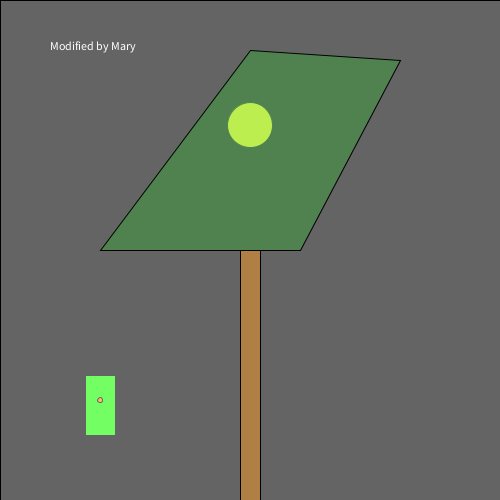
Frame 1 (no input)
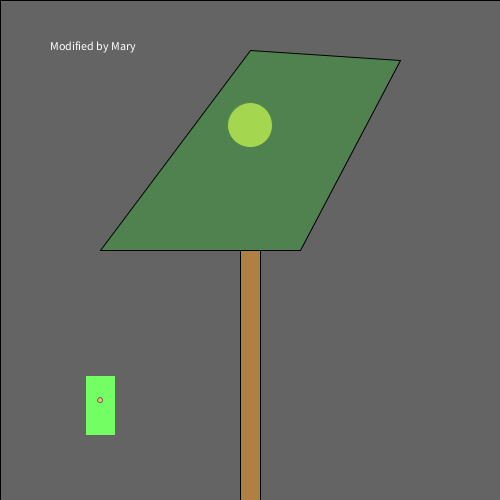
Frame 60 (the mouse pressed at the canvas centre just before this capture)
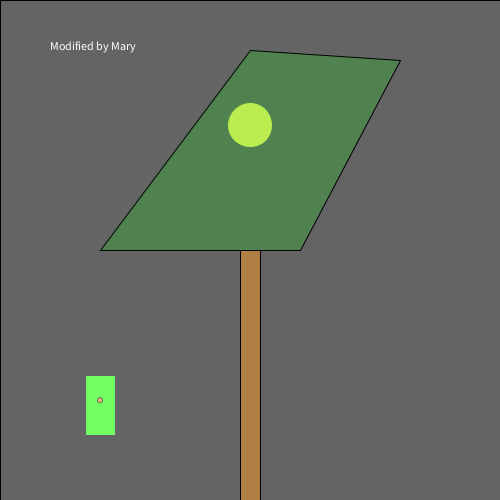
Frame 120 (the mouse held since frame 60 and released just before this capture)

The Processing sketch that drew these frames (run headless with seeded random() and noise(); from frame 60 on, the mouse is pressed at the canvas centre):

// Processing sketch: processing_109417
// ── processing_109417.pde

/*
  Norm Krumpe
  September 22, 2012
  Models a light that is triggered by motion (in this case, motion
  of the mouse).  The light also has a timer.  So, motion turns on the
  light, but a certain amount of time passing with no motion will
  cause the light to turn off again.
*/

// How close you need to get to the
// light sensor in order to turn on
// the light.  Higher values make it
// easier to trigger the light.  Distance
// is measured in pixels.
final int TRIGGER_DISTANCE = 50;

// The location of the sensor:
final int SWITCH_CENTER_X = 100;
final int SWITCH_CENTER_Y = 400;

// seconds until light shuts off automatically when there is no motion
final float SECONDS_UNTIL_AUTO_SHUTOFF = 10; 

// Light will initially be on because of this next value.
// Want the light off initially?  
// Set this to something less than SECONDS_UNTIL_AUTO_SHUTOFF
float timeOfLastTrigger = 0; 
boolean revealTriggerRegion = false;

// Just choose a window size
void setup() {
  size(500, 500);
}

// Each time the mouse moves, check to see
// if it triggered the motion sensor
void mouseMoved() {
  if (motionSensorWasTriggered()) {
    timeOfLastTrigger = millis()/1000.0;
  }
}

// When a key is pressed, toggle the "cheat" that
// reveals the motion sensor's trigger region.
void keyPressed() {
  revealTriggerRegion = !revealTriggerRegion;
}

// Draw the various parts of the scene
void draw() {
  background(0);

  drawLightSwitch();
  drawLamp();  
  drawTriggerRegion();
  drawText();
}

// Draws all components of the lamp
void drawLamp() {
  drawLight();
  fill(0, 255, 0, 50);
  quad(250, 50, 400, 60, 300, 250, 100, 250);
  fill(175, 127, 67);
  rect(240, 250, 20, 250);
}

// How the light gets drawn depends on whether
// the lightbulb is lit.
void drawLight() {

  if (secondsSinceLastTrigger() < SECONDS_UNTIL_AUTO_SHUTOFF) {
    // If the light is on:
    int strength = (int)random(156, 256);
    fill(strength, strength, 0);
    ellipse(250, 125, 45, 45);
    fill(255, 100);
    rect(0, 0, width, height);
  }

  else {
    // Light is off:
    fill(10, 10, 0);
    ellipse(250, 125, 45, 45);
  }
}

// Draw the light switch/sensor
void drawLightSwitch() {
  fill(25, 255, 0);
  rect(SWITCH_CENTER_X - 15, SWITCH_CENTER_Y - 25, 30, 60);
  fill(255, 144, 5);
  ellipse(SWITCH_CENTER_X, SWITCH_CENTER_Y, 5, 5);
}

// Return true if the mouse triggered the sensor
boolean motionSensorWasTriggered() {
  return distanceFromLightSwitch() < TRIGGER_DISTANCE;
}

// Compute the distance between the mouse and the sensor
float distanceFromLightSwitch() {  
  return dist(mouseX, mouseY, SWITCH_CENTER_X, SWITCH_CENTER_Y);
}

// Determine how long it has been since the motion sensor
// was last turned on.
float secondsSinceLastTrigger() {
  return millis()/1000.0 - timeOfLastTrigger;
}

// Show a "cheat" region so that you know where the mouse
// needs to go in order to trigger the light sensor
void drawTriggerRegion() {
  if (revealTriggerRegion) {
    fill(255, 25);
    ellipse(SWITCH_CENTER_X, SWITCH_CENTER_Y, 
    TRIGGER_DISTANCE * 2, TRIGGER_DISTANCE * 2);
  }
}

//This is my signature
void drawText() {
  fill(255, 255, 255);
  text("Modified by Mary", 50, 50);
}
